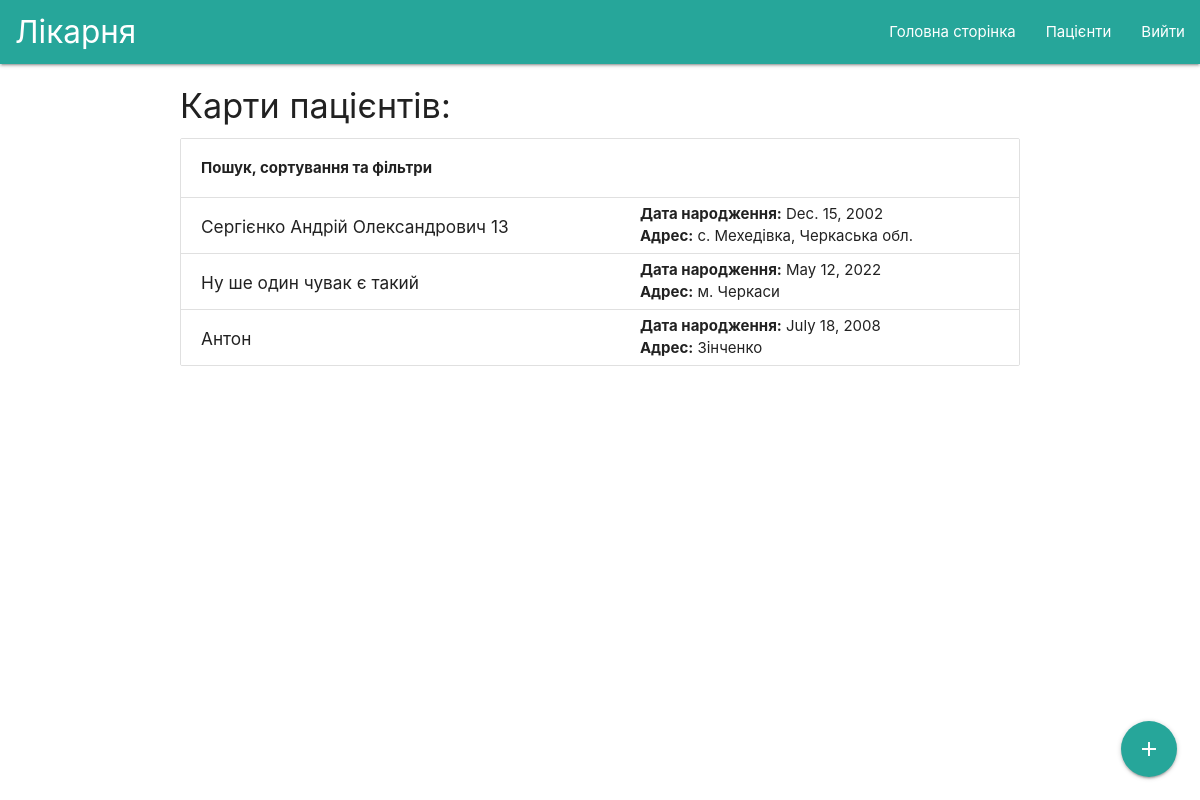
Page /patients/list/ (signed in) on the committed database.
### patients/models.py (models this page shows)
class PatientCard(models.Model):
    full_name = models.CharField(max_length=100)
    home_address = models.CharField(max_length=500)
    date_of_birth = models.DateField()

### patients/views.py (the view)
# urls.py: path('list/', views.card_list, name="card_list"),
@login_required
def card_list(request):
    queryset = ""
    search = 'search-input' in request.GET
    filters = 'filter-date-1' in request.GET or 'filter-date-2' in request.GET
    if search:
        queryset = PatientCard.objects.filter(full_name__contains=request.GET['search-input'])
    if filters:
        queryset = filter_cards(
            request.GET['filter-date-1'] if 'filter-date-1' in request.GET else None,
            request.GET['filter-date-2'] if 'filter-date-2' in request.GET else None,
            queryset if 'search-input' in request.GET else None
        )
    if 'sort-date' in request.GET:
        if request.GET['sort-date'] == "down":
            queryset = queryset.order_by('-date_of_birth') if search or filters else PatientCard.objects.order_by('-date_of_birth')
        else:
            queryset = queryset.order_by(
                'date_of_birth') if search or filters else PatientCard.objects.order_by('date_of_birth')
    queryset = queryset if queryset else PatientCard.objects.all()
    paginator = Paginator(queryset, 10)
    page_number = request.GET['page'] if 'page' in request.GET else 1
    page_obj = paginator.get_page(page_number)
    form = AddCardForm()
    return render(request, 'patients/list.html', {'page_obj': page_obj, 'form': form})

### templates/patients/list.html (shortened to what this page needs)
{% extends "base.html" %}
{% load static %}
{% block content %}
    <div class="patients container">
        <h4>Карти пацієнтів:</h4>
        <ul class="collection with-header">
            <li class="collection-header">
                <ul class="collapsible" style="border: none; box-shadow: none; margin: 0.5rem 0;">
                    <li>
                        <div class="collapsible-header" style="border: none; padding: 0"><b>Пошук, сортування та фільтри</b></div>
                    </li>
                </ul>
            </li>
            {% for card in page_obj %}
                <div class="collection-item patient-card" style="padding: 5px 20px" onclick="window.location.href='{% url 'patients:card_info' card.id %}';">
                    <span class="title" style="width: 55%"><h6>{{ card.full_name }}</h6></span>
                    <div>
                        <p class="patient-card-info"><b>Дата народження:</b> {{ card.date_of_birth }}<br>
                            <b>Адрес:</b> {{ card.home_address }}</p>
                    </div>
                </div>
            {% endfor %}
        </ul>
    </div>
    <div class="fixed-action-btn">
      <a class="btn-floating btn-large modal-trigger" href="#modal1" style="background-color: #26a69a">
          <i class="large material-icons">add</i>
      </a>
    </div>
{% endblock %}

### static/css/main.css (style rules this page uses)
.patient-card-info { margin: 0; }
.patient-card { display: flex; align-items: center; }
a { color: inherit; text-decoration: inherit; }
ul { list-style: none; }

### rows in the picture
PatientCard: full_name "Сергієнко Андрій Олександрович 13", date_of_birth "Dec. 15, 2002", home_address "с. Мехедівка, Черкаська обл."
PatientCard: full_name "Ну ше один чувак є такий", date_of_birth "May 12, 2022", home_address "м. Черкаси"
PatientCard: full_name "Антон", date_of_birth "July 18, 2008", home_address "Зінченко"
